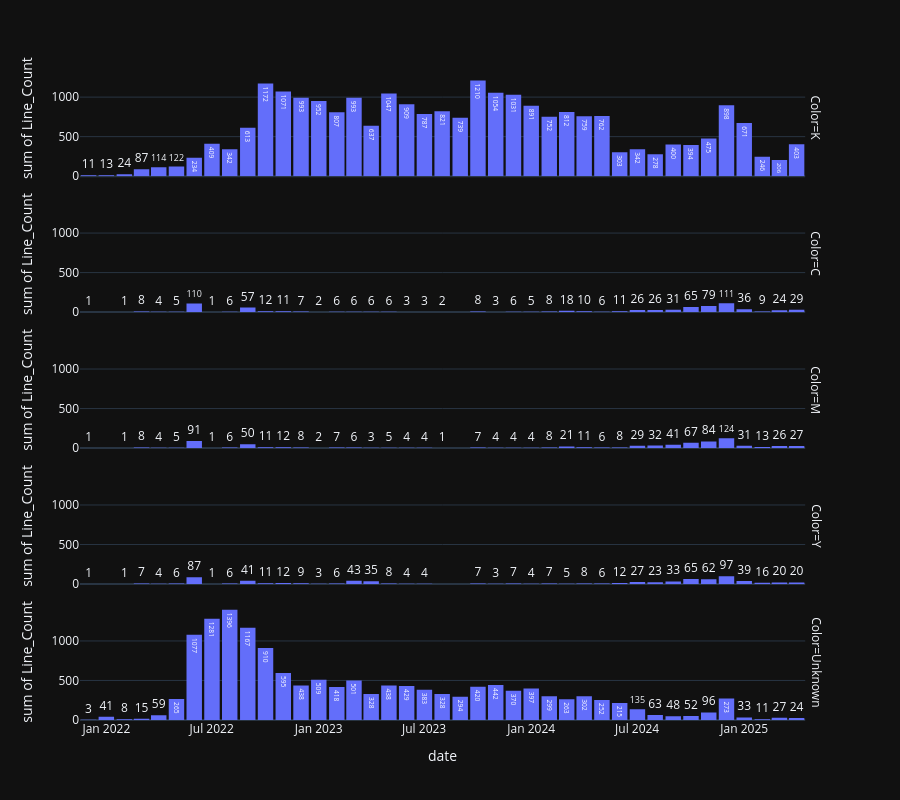

This figure's notebook cell:
### Code cell
px.histogram(df_Utilization,
             x = 'date', 
             y = 'Line_Count', 
             template = 'plotly_dark',
             facet_row = 'Color',
             text_auto=True, 
             nbins = len(df_Utilization['date'].unique()),
             height=800,
             ).update_layout(bargap = 0.1)

### Figure 1 — Plotly figure (JSON) as saved in the notebook; plotly's stock layout.template omitted (floating-point values rounded to 4 significant figures; data arrays with more than 128 entries replaced by an {"elided": "..."} marker saying what was removed)
{"data": [{"bingroup": "x", "histfunc": "sum", "hovertemplate": "Color=K<br>date=%{x}<br>sum of Line_Count=%{y}<extra></extra>", "legendgroup": "", "marker": {"color": "#636efa", "pattern": {"shape": ""}}, "name": "", "nbinsx": 41, "orientation": "v", "showlegend": false, "texttemplate": "%{value}", "type": "histogram", "x": {"elided": "24710 str values"}, "xaxis": "x5", "y": {"elided": "24710 int values"}, "yaxis": "y5"}, {"bingroup": "x", "histfunc": "sum", "hovertemplate": "Color=C<br>date=%{x}<br>sum of Line_Count=%{y}<extra></extra>", "legendgroup": "", "marker": {"color": "#636efa", "pattern": {"shape": ""}}, "name": "", "nbinsx": 41, "orientation": "v", "showlegend": false, "texttemplate": "%{value}", "type": "histogram", "x": {"elided": "758 str values"}, "xaxis": "x4", "y": {"elided": "758 int values"}, "yaxis": "y4"}, {"bingroup": "x", "histfunc": "sum", "hovertemplate": "Color=M<br>date=%{x}<br>sum of Line_Count=%{y}<extra></extra>", "legendgroup": "", "marker": {"color": "#636efa", "pattern": {"shape": ""}}, "name": "", "nbinsx": 41, "orientation": "v", "showlegend": false, "texttemplate": "%{value}", "type": "histogram", "x": {"elided": "769 str values"}, "xaxis": "x3", "y": {"elided": "769 int values"}, "yaxis": "y3"}, {"bingroup": "x", "histfunc": "sum", "hovertemplate": "Color=Y<br>date=%{x}<br>sum of Line_Count=%{y}<extra></extra>", "legendgroup": "", "marker": {"color": "#636efa", "pattern": {"shape": ""}}, "name": "", "nbinsx": 41, "orientation": "v", "showlegend": false, "texttemplate": "%{value}", "type": "histogram", "x": {"elided": "741 str values"}, "xaxis": "x2", "y": {"elided": "741 int values"}, "yaxis": "y2"}, {"bingroup": "x", "histfunc": "sum", "hovertemplate": "Color=Unknown<br>date=%{x}<br>sum of Line_Count=%{y}<extra></extra>", "legendgroup": "", "marker": {"color": "#636efa", "pattern": {"shape": ""}}, "name": "", "nbinsx": 41, "orientation": "v", "showlegend": false, "texttemplate": "%{value}", "type": "histogram", "x": {"elided": "10220 str values"}, "xaxis": "x", "y": {"elided": "10220 int values"}, "yaxis": "y"}], "layout": {"annotations": [{"font": {}, "showarrow": false, "text": "Color=Unknown", "textangle": 90, "x": 0.98, "xanchor": "left", "xref": "paper", "y": 0.088, "yanchor": "middle", "yref": "paper"}, {"font": {}, "showarrow": false, "text": "Color=Y", "textangle": 90, "x": 0.98, "xanchor": "left", "xref": "paper", "y": 0.294, "yanchor": "middle", "yref": "paper"}, {"font": {}, "showarrow": false, "text": "Color=M", "textangle": 90, "x": 0.98, "xanchor": "left", "xref": "paper", "y": 0.5, "yanchor": "middle", "yref": "paper"}, {"font": {}, "showarrow": false, "text": "Color=C", "textangle": 90, "x": 0.98, "xanchor": "left", "xref": "paper", "y": 0.706, "yanchor": "middle", "yref": "paper"}, {"font": {}, "showarrow": false, "text": "Color=K", "textangle": 90, "x": 0.98, "xanchor": "left", "xref": "paper", "y": 0.912, "yanchor": "middle", "yref": "paper"}], "bargap": 0.1, "barmode": "relative", "height": 800, "legend": {"tracegroupgap": 0}, "margin": {"t": 60}, "xaxis": {"anchor": "y", "domain": [0, 0.98], "title": {"text": "date"}}, "xaxis2": {"anchor": "y2", "domain": [0, 0.98], "matches": "x", "showticklabels": false}, "xaxis3": {"anchor": "y3", "domain": [0, 0.98], "matches": "x", "showticklabels": false}, "xaxis4": {"anchor": "y4", "domain": [0, 0.98], "matches": "x", "showticklabels": false}, "xaxis5": {"anchor": "y5", "domain": [0, 0.98], "matches": "x", "showticklabels": false}, "yaxis": {"anchor": "x", "domain": [0, 0.176], "title": {"text": "sum of Line_Count"}}, "yaxis2": {"anchor": "x2", "domain": [0.206, 0.382], "matches": "y", "title": {"text": "sum of Line_Count"}}, "yaxis3": {"anchor": "x3", "domain": [0.412, 0.588], "matches": "y", "title": {"text": "sum of Line_Count"}}, "yaxis4": {"anchor": "x4", "domain": [0.618, 0.794], "matches": "y", "title": {"text": "sum of Line_Count"}}, "yaxis5": {"anchor": "x5", "domain": [0.824, 1], "matches": "y", "title": {"text": "sum of Line_Count"}}}}
